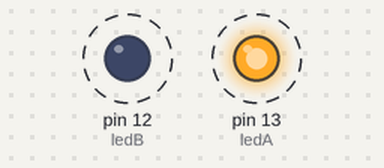
The sketch below on a simulated Arduino Uno, built with avr-gcc and run on an emulated ATmega328P. Parts: output pins drawn as LEDs (lit = HIGH). Dashed ring = blinking.

Above: at 0.5 s.
Timing chart, 0 to 4.6 s (numbered marks = the images above):
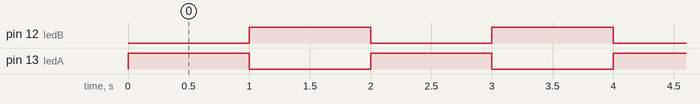

Measured:
- by itself, pin 12 (ledB), pin 13 (ledA): alternates HIGH for 1.0 s and LOW for 1.0 s

The sketch:

AltBlink.ino
```cpp
/*
  AltBlink
  Alternates between two LEDs every second.

  Patrick Kubiak
 */

// Pin 13 has an LED connected on most Arduino boards.
// give it a name:
int ledA = 13;
int ledB = 12;

// the setup routine runs once when you press reset:
void setup() {
  // initialize the digital pin as an output.
  pinMode(ledA, OUTPUT);
  pinMode(ledB, OUTPUT);
}

// the loop routine runs over and over again forever:
void loop() {
  digitalWrite(ledA, HIGH);     // turn the LED A on
  digitalWrite(ledB, LOW);      // turn the LED B off
  delay(1000);                  // wait for a second
  digitalWrite(ledA, LOW);      // turn the LED A off
  digitalWrite(ledB, HIGH);     // turn the LED B on
  delay(1000);                  // wait for a second
}
```
